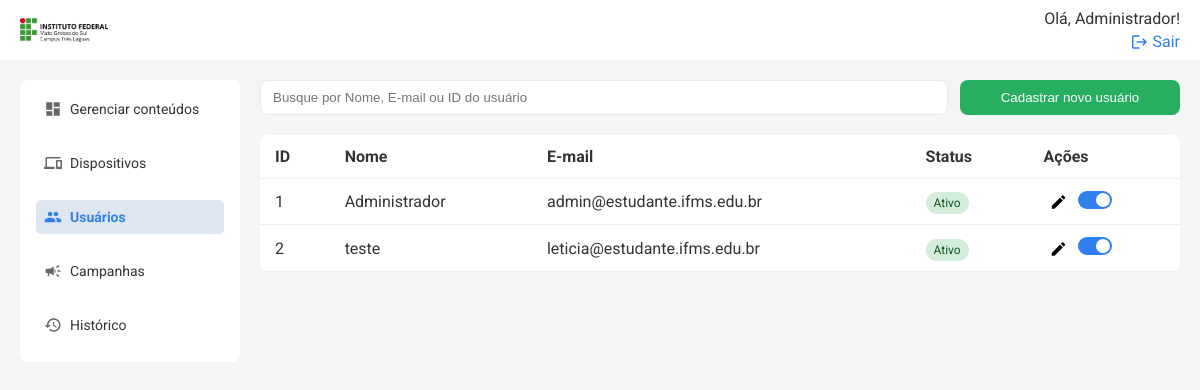
The page /api/users/list (signed in) on the database as committed earlier.
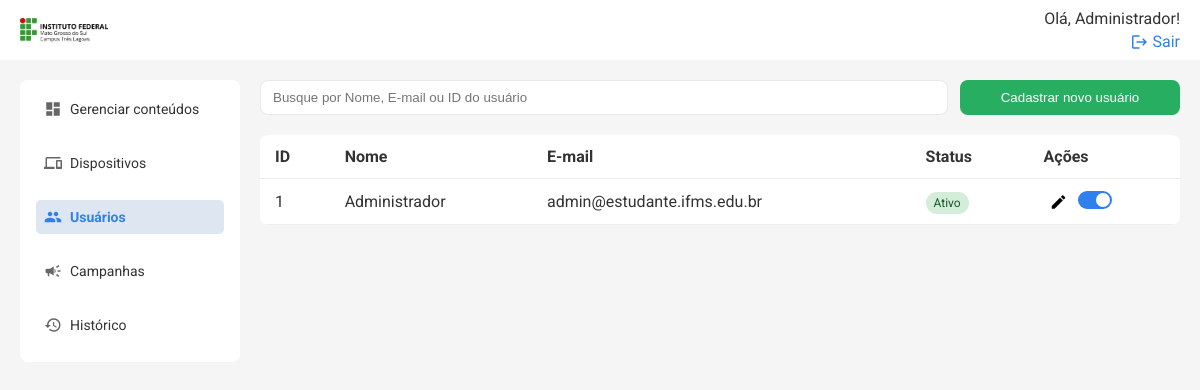
The same page on the database as committed later.
### models.py (models this page shows)
class User(db.Model):
    id = db.Column(db.Integer, primary_key=True)
    name = db.Column(db.String(50), nullable=False)
    email = db.Column(db.String(120), nullable=False, unique=True)
    status = db.Column(db.String(10), nullable=False, default='Ativo')
    senha = db.Column(db.String(100), nullable=False)
    logUser = db.relationship('Log', backref=db.backref('user'))
    is_admin = db.Column(db.Boolean, default=False)
    @property
    def is_active(self):
        return self.status == 'Ativo'

### routes/users.py (the view)
@users_bp.route('/list', methods=['GET'])
@login_required
@admin_required
def listar_usuarios():
    users = User.query.all()
    return render_template('usuarios.html', users=users, current_user_id=session.get('user_id'))

### templates/usuarios.html (shortened to what this page needs)
{% extends 'base.html' %} {% block title %}Usuários{% endblock %} {% block
content %}
<div class="search-cta">
    <input
        type="text"
        placeholder="Busque por Nome, E-mail ou ID do usuário"
        class="search"
        id="buscaUsuarios"
    />
    <button class="btn" onclick="openModal()">Cadastrar novo usuário</button>
</div>
<table class="table">
    <thead>
        <tr>
            <th>ID</th>
            <th>Nome</th>
            <th>E-mail</th>
            <th>Status</th>
            <th>Ações</th>
        </tr>
    </thead>
    <tbody id="userTableBody">
        {% for user in users %}
        <tr>
            <td>{{ user.id }}</td>
            <td>{{ user.name }}</td>
            <td>{{ user.email }}</td>
            <td>
                <span
                    class="status {{ 'ativo' if user.is_active else 'inativo' }}"
                >
                    {{ 'Ativo' if user.is_active else 'Inativo' }}
                </span>
            </td>
            <td>
                <button
                    class="edit"
                    title="Editar usuário"
                    onclick="editUser('{{ user.id }}')"
                >
                    <span class="material-icons">edit</span>
                </button>
                <label class="switch" title="Ativar/Inativar usuário">
                    <span class="slider"></span>
                </label>
            </td>
        </tr>
        {% endfor %}
    </tbody>
</table>
{% endblock %}

### templates/topo.html (shortened to what this page needs)
<header class="topbar">
    <a href="{{ url_for('conteudos.listar_conteudos') }}" class="logo-topo">
        <img
            src="{{ url_for('static', filename='images/logo-ifms-tl.png') }}"
            alt="IFMS Logo"
            style="height: 24px; vertical-align: middle; margin-right: 8px"
        />
    </a>
    <div class="profile">
        {% if session['user_name'] %}
        <span>Olá, {{ session['user_name'] }}!</span>
        <a href="{{ url_for('auth.logout') }}">
            <span class="material-icons">logout</span>
            Sair
        </a>
        {% else %}
        <a href="{{ url_for('auth.login_usuario') }}">Entrar</a>
        {% endif %}
    </div>
</header>

Rows that differ between the two databases and show on the page:
removed User: id "2", name "teste", email "leticia@estudante.ifms.edu.br", status "Ativo"
